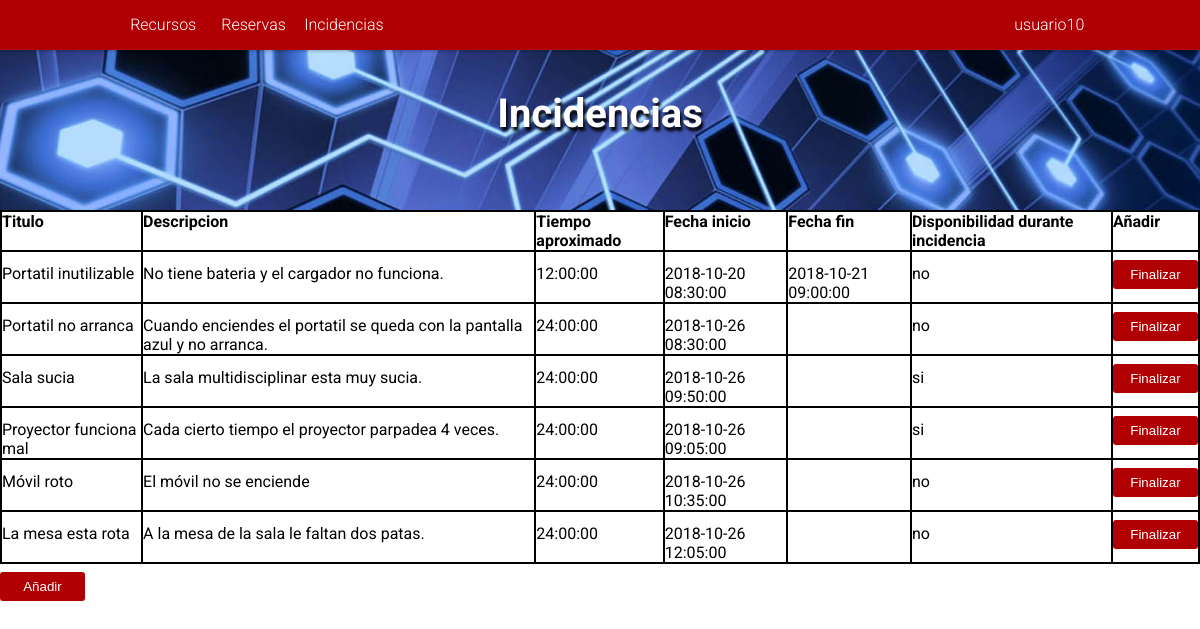
Screenshot of /PaginaWeb/index.php?mostrar=incidencias (signed in) with the database file from the repository.
### tables this page shows
CREATE TABLE IF NOT EXISTS `tbl_empleado` (
`id_empleado` int(11) NOT NULL AUTO_INCREMENT,
`email_empleado` varchar(100) DEFAULT NULL,
`usuario_empleado` varchar(100) DEFAULT NULL,
`password_empleado` varchar(255) DEFAULT NULL,
`nombre_empleado` varchar(100) DEFAULT NULL,
`apellido_empleado` varchar(100) DEFAULT NULL,
`grupo_empleado` ENUM('usuarios', 'administradores') DEFAULT 'usuarios',
PRIMARY KEY (`id_empleado`),
UNIQUE KEY `email_empleado` (`email_empleado`),
UNIQUE KEY `usuario_empleado` (`usuario_empleado`)
);

CREATE TABLE IF NOT EXISTS `tbl_incidencia` (
`id_incidencia` int(11) NOT NULL AUTO_INCREMENT,
`titulo_incidencia` varchar(100) DEFAULT NULL,
`descripcion_incidencia` varchar(100) DEFAULT NULL,
`tiempoEstimado_incidencia` TIME DEFAULT NULL,
`fechaInicio_incidencia` DATETIME DEFAULT CURRENT_TIMESTAMP,
`fechaFinal_incidencia` DATETIME DEFAULT NULL,
`dispRecurso_incidencia` ENUM('si', 'no') DEFAULT NULL,
`id_reserva` int(11) DEFAULT NULL,
PRIMARY KEY (`id_incidencia`)
);

### PaginaWeb/php/datosUsuario.proc.php (called while the page is built, shortened)
<?php
	if (isset($_SESSION['user_id'])) {
		$records = $conn->prepare('SELECT id_empleado, usuario_empleado, email_empleado, password_empleado, grupo_empleado FROM tbl_empleado WHERE id_empleado = :id');
		$records->bindParam(':id', $_SESSION['user_id']);
		$records->execute();
		$results = $records->fetch(PDO::FETCH_ASSOC);
		if (count($results) > 0) {
			$usuario = $results;
		}
	}
?>

### PaginaWeb/php/incidencias.php (the view, shortened to what this page needs)
<article>
	<?php
		if (isset($_REQUEST['idUsu'])) {
			$us=$_REQUEST['idUsu'];
			$consulta=mysqli_query($link, "SELECT * FROM `tbl_incidencia` INNER JOIN `tbl_reserva` ON `tbl_reserva`.`id_reserva`=`tbl_incidencia`.`id_reserva` INNER JOIN `tbl_empleado` ON `tbl_empleado`.`id_empleado`=`tbl_reserva`.`id_empleado` WHERE `tbl_reserva`.`id_empleado`='$us' ORDER BY `id_incidencia`");
		}else{
			$consulta=mysqli_query($link, "SELECT * FROM `tbl_incidencia` ORDER BY `id_incidencia`");
		}
		echo "<div class='tabla'>";
			if(mysqli_num_rows($consulta)>0) {
				echo "<div class='fila encabezado'>";
					echo "<div class='columna'>Titulo</div>";
					echo "<div class='columna'>Descripcion</div>";
					echo "<div class='columna'>Tiempo aproximado</div>";
					echo "<div class='columna'>Fecha inicio</div>";
					echo "<div class='columna'>Fecha fin</div>";
					echo "<div class='columna'>Disponibilidad durante incidencia</div>";
					echo "<div class='columna'>Añadir</div>";
				echo "</div>";
				while($array = mysqli_fetch_array($consulta)) {
					$idIncidencia = $array['id_incidencia'];
					$tituloIncidencia = $array['titulo_incidencia'];
					$descripcion = $array['descripcion_incidencia'];
					$tiempoEstimado = $array['tiempoEstimado_incidencia'];
					$fechaInicio = $array['fechaInicio_incidencia'];
					$fechaFin = $array['fechaFinal_incidencia'];
					$disponible = $array['dispRecurso_incidencia'];
					echo "<div class='fila'>";
						echo "<div class='columna'>$tituloIncidencia</div>";
						echo "<div class='columna'>$descripcion</div>";
						echo "<div class='columna'>$tiempoEstimado</div>";
						echo "<div class='columna'>$fechaInicio</div>";
						echo "<div class='columna'>$fechaFin</div>";
						echo "<div class='columna'>$disponible</div>";
						echo "<div class='columna'><a href='index.php?mostrar=incidencias&idIncidencia=$idIncidencia#mostrarFinalizarIncidencia'><input class='añadir-lista' type='button' value='Finalizar'></a></div>";
					echo "</div>";
				}
			} else {
				echo "Aún no tienes ninguna reserva";
			}
		echo "</div>";
	?>
	<a href="#mostrarAñadirIncidencia"><input class="añadir-lista" type="button" value="Añadir"></a>
</article>

### PaginaWeb/php/navegador.php (shortened to what this page needs)
<nav id='MenuDesplegable' class="menu">
	<ul class="nav">
		<li class="nivel1"><a href="index.php">Recursos</a></li>
		<li class="nivel1"><a href="index.php?mostrar=reservas">Reservas</a></li>
		<li class="nivel1"><a href="index.php?mostrar=incidencias">Incidencias</a></li>
		<?php
			$nombreUsuario = $usuario['usuario_empleado'];
			echo "<li class='usuario'><a>".$nombreUsuario."</a>";
			echo "</li>";
		?>
	</ul>
</nav>

### PaginaWeb/assets/css/estilos.css (style rules this page uses)
* { margin: 0; padding: 0; list-style: none; text-decoration: none; border: none; outline: none; box-sizing: border-box; }
body { margin-top: 50px; font-family: Roboto,sans-serif; }

### PaginaWeb/assets/css/formulariosBotones.css (style rules this page uses)
input[type="button"] { padding: 7px; color: #fff; background: #b10004; width: 85px; margin-top: 8px; margin-bottom: 8px; border: 0; border-radius: 3px; cursor: pointer; }

### PaginaWeb/assets/css/tablas.css (style rules this page uses)
div.tabla { display: table; border: 1px solid black; }
div.fila { display: table-row; border: 1px solid black; }
div.columna { display: table-cell; border: 1px solid black; }
div.encabezado { font-weight: bold; }

### PaginaWeb/assets/css/menu.css (style rules this page uses)
* { margin: 0; padding: 0; box-sizing: border-box; }
nav { background-color: #b10004; position: fixed; z-index: 1000; top: 0; width: 100%; box-shadow: 0 -5px 3px 6px rgba(0,0,0,.255); left: 0 !important; font-family: 'Roboto', sans-serif; }
ul.nav { list-style-type: none; margin-left: 10%; }
nav ul li.nivel1 { display: inline-block; width: 8%; position: relative; text-align: center; }
nav ul li.usuario { display: inline-block; min-width: 8%; position: relative; text-align: center; cursor: pointer; float: right; padding-right: 15px; margin-right: 100px; }
nav li a { display: block; text-decoration: none; line-height: 50px; color: #ffffff; font-weight: 300; }

### rows the page displays
tbl_empleado: usuario_empleado "usuario10"
tbl_incidencia: titulo_incidencia "Portatil inutilizable", descripcion_incidencia "No tiene bateria y el cargador no funciona.", tiempoEstimado_incidencia "12:00:00", fechaInicio_incidencia "2018-10-20 08:30:00", fechaFinal_incidencia "2018-10-21 09:00:00", dispRecurso_incidencia "no"
tbl_incidencia: titulo_incidencia "Portatil no arranca", descripcion_incidencia "Cuando enciendes el portatil se queda con la pantalla azul y no arranca.", tiempoEstimado_incidencia "24:00:00", fechaInicio_incidencia "2018-10-26 08:30:00", dispRecurso_incidencia "no"
tbl_incidencia: titulo_incidencia "Sala sucia", descripcion_incidencia "La sala multidisciplinar esta muy sucia.", tiempoEstimado_incidencia "24:00:00", fechaInicio_incidencia "2018-10-26 09:50:00", dispRecurso_incidencia "si"
tbl_incidencia: titulo_incidencia "Proyector funciona mal", descripcion_incidencia "Cada cierto tiempo el proyector parpadea 4 veces.", tiempoEstimado_incidencia "24:00:00", fechaInicio_incidencia "2018-10-26 09:05:00", dispRecurso_incidencia "si"
tbl_incidencia: titulo_incidencia "Móvil roto", descripcion_incidencia "El móvil no se enciende", tiempoEstimado_incidencia "24:00:00", fechaInicio_incidencia "2018-10-26 10:35:00", dispRecurso_incidencia "no"
tbl_incidencia: titulo_incidencia "La mesa esta rota", descripcion_incidencia "A la mesa de la sala le faltan dos patas.", tiempoEstimado_incidencia "24:00:00", fechaInicio_incidencia "2018-10-26 12:05:00", dispRecurso_incidencia "no"
